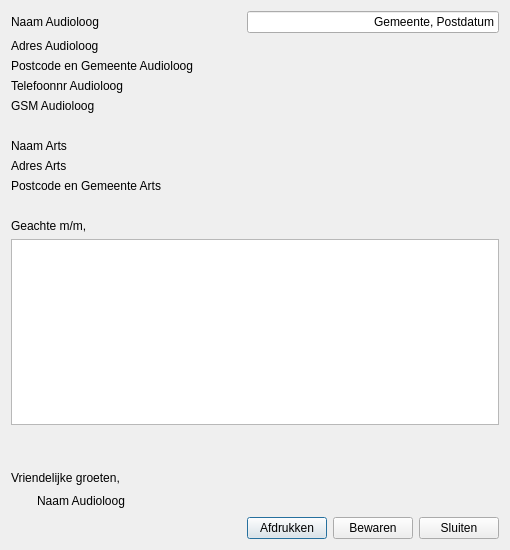
<ui version="4.0" >
 <class>BriefKlantDialog</class>
 <widget class="QDialog" name="BriefKlantDialog" >
  <property name="geometry" >
   <rect>
    <x>0</x>
    <y>0</y>
    <width>500</width>
    <height>550</height>
   </rect>
  </property>
  <property name="windowTitle" >
   <string>Dialog</string>
  </property>
  <layout class="QGridLayout" name="gridLayout" >
   <item row="0" column="0" colspan="2" >
    <widget class="QLabel" name="label" >
     <property name="minimumSize" >
      <size>
       <width>200</width>
       <height>0</height>
      </size>
     </property>
     <property name="text" >
      <string>Naam Audioloog</string>
     </property>
    </widget>
   </item>
   <item row="0" column="2" colspan="3" >
    <widget class="QLineEdit" name="lineEdit" >
     <property name="text" >
      <string>Gemeente, Postdatum</string>
     </property>
     <property name="alignment" >
      <set>Qt::AlignRight|Qt::AlignTrailing|Qt::AlignVCenter</set>
     </property>
    </widget>
   </item>
   <item row="1" column="0" colspan="2" >
    <widget class="QLabel" name="label_2" >
     <property name="minimumSize" >
      <size>
       <width>200</width>
       <height>0</height>
      </size>
     </property>
     <property name="text" >
      <string>Adres Audioloog</string>
     </property>
    </widget>
   </item>
   <item row="2" column="0" colspan="2" >
    <widget class="QLabel" name="label_4" >
     <property name="minimumSize" >
      <size>
       <width>200</width>
       <height>0</height>
      </size>
     </property>
     <property name="text" >
      <string>Postcode en Gemeente Audioloog</string>
     </property>
    </widget>
   </item>
   <item row="3" column="0" colspan="2" >
    <widget class="QLabel" name="label_5" >
     <property name="minimumSize" >
      <size>
       <width>200</width>
       <height>0</height>
      </size>
     </property>
     <property name="text" >
      <string>Telefoonnr Audioloog</string>
     </property>
    </widget>
   </item>
   <item row="4" column="0" colspan="2" >
    <widget class="QLabel" name="label_6" >
     <property name="minimumSize" >
      <size>
       <width>200</width>
       <height>0</height>
      </size>
     </property>
     <property name="text" >
      <string>GSM Audioloog</string>
     </property>
    </widget>
   </item>
   <item row="5" column="1" >
    <spacer name="verticalSpacer" >
     <property name="orientation" >
      <enum>Qt::Vertical</enum>
     </property>
     <property name="sizeType" >
      <enum>QSizePolicy::Minimum</enum>
     </property>
     <property name="sizeHint" stdset="0" >
      <size>
       <width>204</width>
       <height>20</height>
      </size>
     </property>
    </spacer>
   </item>
   <item row="6" column="0" colspan="2" >
    <widget class="QLabel" name="label_7" >
     <property name="minimumSize" >
      <size>
       <width>200</width>
       <height>0</height>
      </size>
     </property>
     <property name="text" >
      <string>Naam Arts</string>
     </property>
    </widget>
   </item>
   <item row="7" column="0" colspan="2" >
    <widget class="QLabel" name="label_8" >
     <property name="minimumSize" >
      <size>
       <width>200</width>
       <height>0</height>
      </size>
     </property>
     <property name="text" >
      <string>Adres Arts</string>
     </property>
    </widget>
   </item>
   <item row="8" column="0" colspan="2" >
    <widget class="QLabel" name="label_9" >
     <property name="minimumSize" >
      <size>
       <width>200</width>
       <height>0</height>
      </size>
     </property>
     <property name="text" >
      <string>Postcode en Gemeente Arts</string>
     </property>
    </widget>
   </item>
   <item row="9" column="1" >
    <spacer name="verticalSpacer_2" >
     <property name="orientation" >
      <enum>Qt::Vertical</enum>
     </property>
     <property name="sizeType" >
      <enum>QSizePolicy::Minimum</enum>
     </property>
     <property name="sizeHint" stdset="0" >
      <size>
       <width>204</width>
       <height>20</height>
      </size>
     </property>
    </spacer>
   </item>
   <item row="10" column="0" colspan="2" >
    <widget class="QLabel" name="label_3" >
     <property name="text" >
      <string>Geachte m/m,</string>
     </property>
    </widget>
   </item>
   <item row="11" column="0" colspan="5" >
    <widget class="QPlainTextEdit" name="plainTextEdit" />
   </item>
   <item row="13" column="0" colspan="2" >
    <widget class="QLabel" name="label_12" >
     <property name="minimumSize" >
      <size>
       <width>200</width>
       <height>0</height>
      </size>
     </property>
     <property name="text" >
      <string>Vriendelijke groeten,</string>
     </property>
    </widget>
   </item>
   <item row="14" column="0" >
    <spacer name="horizontalSpacer" >
     <property name="orientation" >
      <enum>Qt::Horizontal</enum>
     </property>
     <property name="sizeType" >
      <enum>QSizePolicy::Fixed</enum>
     </property>
     <property name="sizeHint" stdset="0" >
      <size>
       <width>15</width>
       <height>20</height>
      </size>
     </property>
    </spacer>
   </item>
   <item row="14" column="1" >
    <widget class="QLabel" name="label_11" >
     <property name="minimumSize" >
      <size>
       <width>200</width>
       <height>0</height>
      </size>
     </property>
     <property name="text" >
      <string>Naam Audioloog</string>
     </property>
    </widget>
   </item>
   <item row="15" column="1" >
    <spacer name="horizontalSpacer_2" >
     <property name="orientation" >
      <enum>Qt::Horizontal</enum>
     </property>
     <property name="sizeHint" stdset="0" >
      <size>
       <width>204</width>
       <height>22</height>
      </size>
     </property>
    </spacer>
   </item>
   <item row="15" column="2" >
    <widget class="QPushButton" name="pushButton" >
     <property name="text" >
      <string>Afdrukken</string>
     </property>
    </widget>
   </item>
   <item row="15" column="3" >
    <widget class="QPushButton" name="pushButton_2" >
     <property name="text" >
      <string>Bewaren</string>
     </property>
    </widget>
   </item>
   <item row="15" column="4" >
    <widget class="QPushButton" name="pushButton_3" >
     <property name="text" >
      <string>Sluiten</string>
     </property>
    </widget>
   </item>
   <item row="12" column="0" >
    <spacer name="verticalSpacer_3" >
     <property name="orientation" >
      <enum>Qt::Vertical</enum>
     </property>
     <property name="sizeType" >
      <enum>QSizePolicy::Fixed</enum>
     </property>
     <property name="sizeHint" stdset="0" >
      <size>
       <width>20</width>
       <height>40</height>
      </size>
     </property>
    </spacer>
   </item>
  </layout>
 </widget>
 <resources/>
 <connections/>
</ui>
